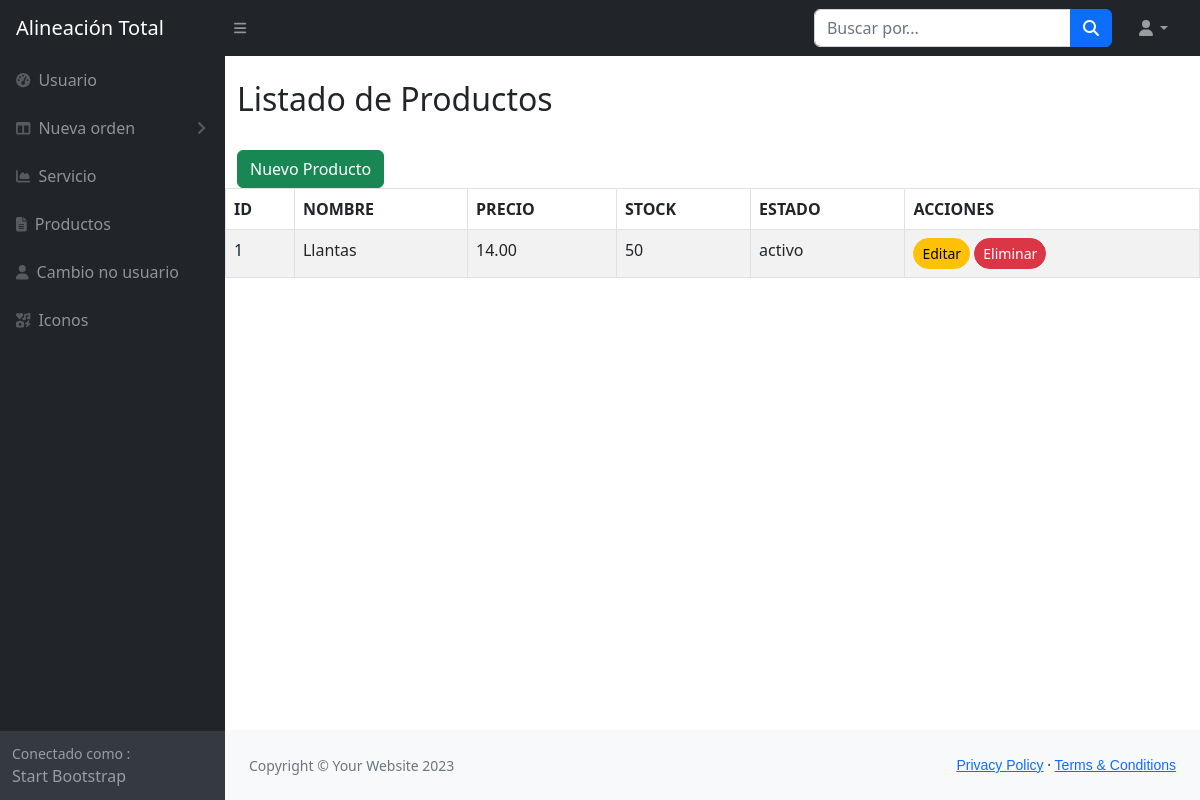
The app's page /productos/, older data.
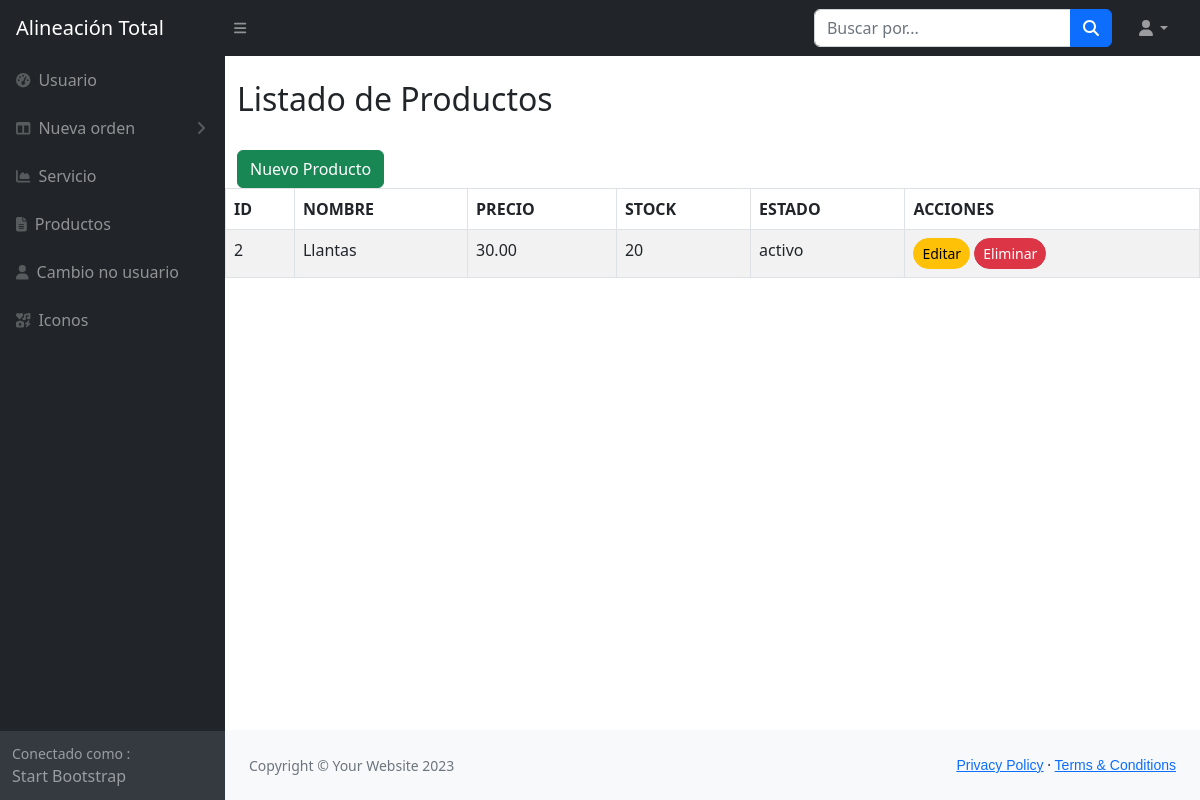
The same page, newer data.
### productos/models.py (models this page shows, shortened)
class Producto(models.Model):
    nombre_producto = models.CharField(max_length=100)
    precio_producto = models.DecimalField(max_digits=10, decimal_places=2)
    stock_producto = models.IntegerField()
    estado_producto = models.CharField(max_length=20)

### productos/views.py (the view)
# urls.py: path('', views.listar_productos, name='listar_productos'),
def listar_productos(request):
    productos = Producto.objects.all()
    return render(request, "productos/listar_productos.html", {'productos': productos})

### productos/templates/productos/listar_productos.html
{% load static %}
{% include 'private/header.html' %}
<div class="container mt-4">
    <h2>Listado de Productos</h2>
    <br>
    <a href="{% url 'crear_productos' %}" class="btn btn-success">
        Nuevo Producto
    </a>
</div>
<table class="table table-bordered table-striped table-hover">
    <thead>
        <tr>
            <th>ID</th>
            <th>NOMBRE</th>
            <th>PRECIO</th>
            <th>STOCK</th>
            <th>ESTADO</th>
            <th>ACCIONES</th>
        </tr>
    </thead>
    <tbody>
        {% for producto in productos %}
        <tr>
            <td>{{ producto.id }}</td>
            <td>{{ producto.nombre_producto }}</td>
            <td>{{ producto.precio_producto }}</td>
            <td>{{ producto.stock_producto }}</td>
            <td>{{ producto.estado_producto }}</td>
            <td>
                <a href="{% url 'editar_productos' producto.id %}" class="btn btn-sm btn-warning rounded-pill">
                    Editar
                </a>
                <a href="{% url 'eliminar_producto' producto.id %}" class="btn btn-sm btn-danger rounded-pill"
                    onclick="return confirm('¿Estás seguro de eliminar este producto?');">
                    Eliminar
                </a>
            </td>
        </tr>
        {% empty %}
        <tr>
            <td colspan="6" class="alert alert-danger text-center">
                No se encuentran registros
            </td>
        </tr>
        {% endfor %}
    </tbody>
</table>
{% include 'private/footer.html' %}

### dashboard/templates/private/header.html (shortened to what this page needs)
{% load static %}
<!DOCTYPE html>
<html lang="es">
<head>
    <link href="https://cdn.jsdelivr.net/npm/simple-datatables@7.1.2/dist/style.min.css" rel="stylesheet" />
    <link href="{% static 'private/css/styles.css' %}" rel="stylesheet" />
</head>
<body class="sb-nav-fixed">
    <nav class="sb-topnav navbar navbar-expand navbar-dark bg-dark">
        <a class="navbar-brand ps-3" href="{% url 'dashboard' %}">Alineación Total</a>
        <button class="btn btn-link btn-sm order-1 order-lg-0 me-4 me-lg-0" id="sidebarToggle" href="#!"><i
                class="fas fa-bars"></i></button>
        <form class="d-none d-md-inline-block form-inline ms-auto me-0 me-md-3 my-2 my-md-0">
            <div class="input-group">
                <input class="form-control" type="text" placeholder="Buscar por..." aria-label="Buscar por..."
                    aria-describedby="btnNavbarSearch" />
                <button class="btn btn-primary" id="btnNavbarSearch" type="button"><i
                        class="fas fa-search"></i></button>
            </div>
        </form>
        <ul class="navbar-nav ms-auto ms-md-0 me-3 me-lg-4">
            <li class="nav-item dropdown">
                <a class="nav-link dropdown-toggle" id="navbarDropdown" href="#" role="button" data-bs-toggle="dropdown"
                    aria-expanded="false"><i class="fas fa-user fa-fw"></i></a>
            </li>
        </ul>
    </nav>
    <div id="layoutSidenav">
        <div id="layoutSidenav_nav">
            <nav class="sb-sidenav accordion sb-sidenav-dark" id="sidenavAccordion">
                <div class="sb-sidenav-menu">
                    <div class="nav">
                        <a class="nav-link" href="{% url 'listar_usuarios' %}">
                            <div class="sb-nav-link-icon"><i class="fas fa-tachometer-alt"></i></div>
                            Usuario
                        </a>
                        <a class="nav-link collapsed" href="#" data-bs-toggle="collapse"
                            data-bs-target="#collapseLayouts" aria-expanded="false" aria-controls="collapseLayouts">
                            <div class="sb-nav-link-icon"><i class="fas fa-columns"></i></div>
                            Nueva orden
                            <div class="sb-sidenav-collapse-arrow"><i class="fas fa-angle-down"></i></div>
                        </a>
                        <a class="nav-link" href="{% url 'servicio' %}">
                            <div class="sb-nav-link-icon"><i class="fas fa-chart-area"></i></div>
                            Servicio
                        </a>
                        <a class="nav-link" href="{% url 'listar_productos' %}">
                            <div class="sb-nav-link-icon"><i class="fas fa-file-alt"></i></div>
                            Productos
                        </a>
                        <a class="nav-link" href="charts.html">
    <div class="sb-nav-link-icon">
        <i class="fas fa-user"></i>
    </div>
    Cambio no usuario
</a>
<a class="nav-link" href="{% url 'iconos' %}">
    <div class="sb-nav-link-icon">
        <i class="fas fa-icons"></i>
    </div>
    Iconos
</a>
                    </div>
                </div>
                <div class="sb-sidenav-footer">
                    <div class="small">Conectado como : </div>
                    Start Bootstrap
                </div>
            </nav>
        </div>
        <div id="layoutSidenav_content">

### dashboard/templates/private/footer.html (shortened to what this page needs)
{% load static %}
<footer class="py-4 bg-light mt-auto">
    <div class="container-fluid px-4">
        <div class="d-flex align-items-center justify-content-between small">
            <div class="text-muted">Copyright &copy; Your Website 2023</div>
            <div>
                <a href="#" style="font-family: Arial;">Privacy Policy</a>
                &middot;
                <a href="#" style="font-family: Arial;">Terms &amp; Conditions</a>
            </div>
        </div>
    </div>
</footer>
</div>
</div>
</body>
</html>

Row changes from the older to the newer data that the page shows:
removed Producto: id "1", nombre_producto "Llantas", precio_producto "14.00", stock_producto "50", estado_producto "activo"
added Producto: id "2", nombre_producto "Llantas", precio_producto "30.00", stock_producto "20", estado_producto "activo"
